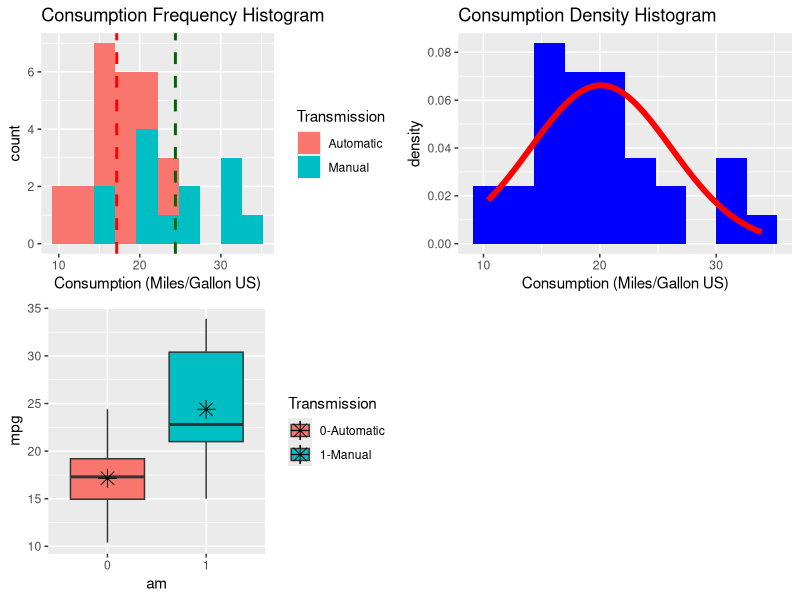
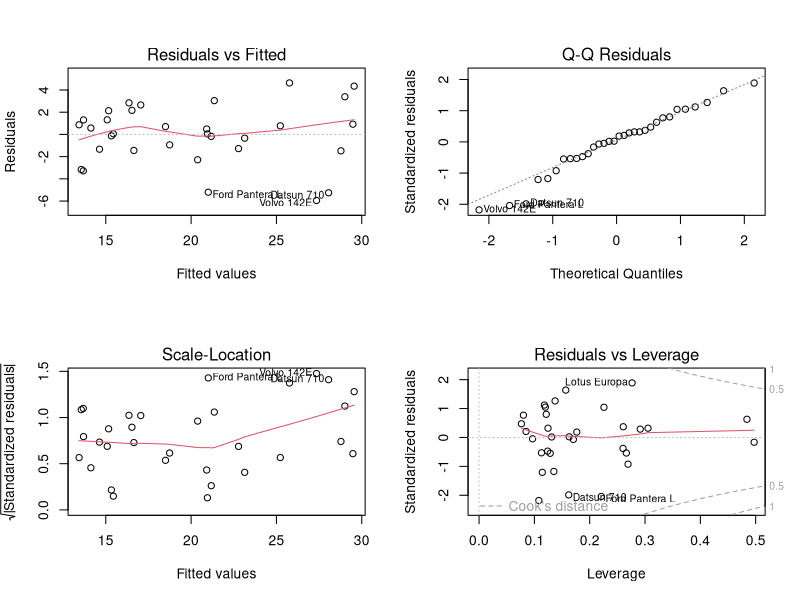

Write R code to recreate these figures, in order.
## ---- chunk 1
library(datasets)
library(ggplot2)
library(car)
library(grid)
data(mtcars)
# Converting am and vs variables to factors
mtcars$am<-factor(mtcars$am)
mtcars$vs<-factor(mtcars$vs)
# Auto and manual transmissions data subsets
mtcars_auto <- subset(mtcars, am==0)
mtcars_man <- subset(mtcars, am==1)

# Frequency histogram of the consumption of the sampled histograms
g <- ggplot(data=mtcars, aes(mpg, fill=am))
g <- g + geom_histogram(bins=10)
g <- g + scale_fill_discrete(name="Transmission", breaks=c("0", "1"), label=c("Automatic", "Manual"))
g <- g + geom_vline(xintercept=mean(mtcars_auto$mpg), colour="red", linetype="dashed", size=1) 
g <- g + geom_vline(xintercept=mean(mtcars_man$mpg), colour="darkgreen", linetype="dashed", size=1) 
g <- g + ggtitle("Consumption Frequency Histogram") + xlab("Consumption (Miles/Gallon US)")

# Density histogram of the consumption of the sampled automobiles
g1 <- ggplot(data=mtcars, aes(x=mpg))
g1 <- g1 + geom_histogram(aes(y=..density..), bins=10, fill="blue")
g1 <- g1 + stat_function(fun=dnorm, args=list(mean=mean(mtcars$mpg), sd=sd(mtcars$mpg)), colour="red", size=2)
g1 <- g1 + ggtitle("Consumption Density Histogram") + xlab("Consumption (Miles/Gallon US)")

#boxplot per transmission type
g2 <- ggplot(data=mtcars, aes(x=am, y=mpg, fill=am))
g2 <- g2 + geom_boxplot()
g2 <- g2 + stat_summary(fun.y=mean, geom = "point", shape=8, size=4)
g2 <- g2 + scale_fill_discrete(name="Transmission", breaks=c("0", "1"), label=c("0-Automatic", "1-Manual"))

#Plot the above 3 graphs on a 2x2 grid
grid.newpage()
pushViewport(viewport(layout=grid.layout(2,2)))
print(g, vp=viewport(layout.pos.row=1, layout.pos.col=1))
print(g1, vp=viewport(layout.pos.row=1, layout.pos.col=2))
print(g2, vp=viewport(layout.pos.row=2, layout.pos.col=1))

#T-Test to check if there is any significant difference in the consumption of automatic and manual transmissions
t.test(mtcars_auto$mpg, mtcars_man$mpg)

## ---- chunk 2
fs <- lm(mpg~am, data=mtcars)
summary(fs)$coefficients
summary(fs)$r.squared
## ---- chunk 3
#Multivariate linear regression using all the variables
#The p-value 0.23 for the factor am is not significant
tail(summary(lm(mpg~., data=mtcars))$coefficients, 3)
summary(lm(mpg~., data=mtcars))$r.squared
##Correlation matrix on all combinations of variables excluding the 2 factor variables (am, vs)
round(cor(subset(mtcars, select=-c(am,vs))), 2)
##Using variance inflation factor to remove highly correlated variables
round(vif(lm(mpg~., data=mtcars)), 2)
#Rerunning multivariate regression without variable disp, which got the highest vif score with 21.62
#The p-value for factor am is not significant still
tail(summary(lm(mpg~., data=subset(mtcars, select=-c(disp))))$coefficients, 3)
#After 5 iterations of removing high vif score variables (disp, cyl, hp, wt, gear)
fm<-lm(mpg~., data=subset(mtcars, select=-c(disp, cyl, hp, wt,gear)))
#The p-value for factor am is significant p-value=0.00316 < 0.01
tail(summary(fm)$coefficients, 3)
summary(fm)$r.squared
#Annex: anova between the simple linear regression and the multivariate one 
anova(fs, fm)
## ---- chunk 4
#Annex: Residual plots show that they are normally distributed
par(mfrow = c(2, 2))
plot(fm)
